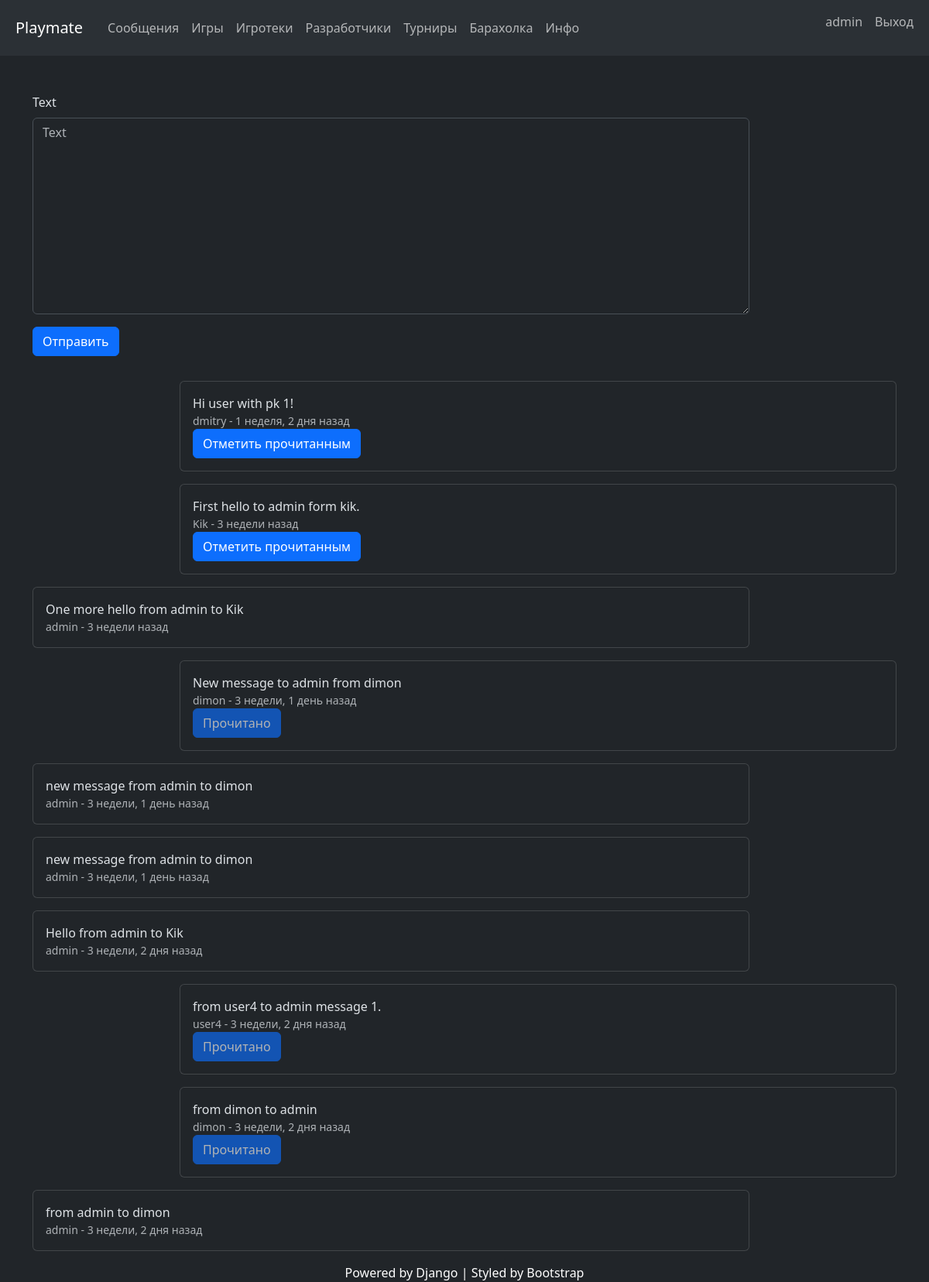
Page /main_app/playmate/1/messages/ (signed in) on the committed database.
### main_app/models.py (models this page shows)
class Message(models.Model):
    from_user = models.ForeignKey(User,
                                  on_delete=models.CASCADE,
                                  null=False,
                                  related_name='sent_messages')
    to_user = models.ForeignKey(User,
                                on_delete=models.CASCADE,
                                null=False,
                                related_name='received_messages')
    text = models.TextField(max_length=2000,
                            null=False,
                            blank=False)
    created_at = models.DateTimeField(default=timezone.now)
    read = models.BooleanField(default=False,
                               null=False)
    objects = models.Manager()
    mngr = MessagesManager()
    class Meta:
        verbose_name = "Сообщения"
        verbose_name_plural = "Сообщения"
        ordering = ['-created_at']

### main_app/views.py (the view, shortened to what this page needs)
class MessageCreateView(LoginRequiredMixin, CreateView):
    model = Message
    fields = ['text']
    template_name = 'main_app/messages.html'
    def get_context_data(self, **kwargs):
        context = super().get_context_data(**kwargs)
        playmate_id = self.kwargs.get('pk')
        user = self.request.user
        message_filters = (Q(from_user__pk=playmate_id) | Q(to_user__pk=playmate_id))
        context['messages'] = Message.mngr.get_my_msgs(user=user).filter(message_filters)
        return context

### main_app/models.py (called while the page is built)
    def get_my_msgs(self, user):
        return self.filter(Q(to_user=user) | Q(from_user=user))

### main_app/templatetags/active_page.py (called while the page is built)
@register.simple_tag
def active_url(request, path_name, *args, **kwargs):
    try:
        url = reverse(path_name, args=args, kwargs=kwargs)
        if url == request.path:
            return 'active'
    except NoReverseMatch:
        pass
    return ''

### templates/main_app/messages.html (shortened to what this page needs)
{% extends 'base.html' %}
{% load django_bootstrap5 %}
{% block content %}
<div class="container-sm mt-5">
    <div class="row mb-3 justify-content-start">
        <div class="col-10">
            <form method="post" class="form">
                {% bootstrap_form form %}
                {% bootstrap_button button_type='submit' content='Отправить' %}
            </form>
        </div>
    </div>
    {% for message in messages %}
        <div class="row mb-3 {% if message.from_user == request.user %}justify-content-start{% else %}justify-content-end{% endif %}">
            <div class="col-10">
                <div class="card">
                    <div class="card-body">
                        <p class="card-text mb-0">{{ message.text }}</p>
                        <small class="text-muted">
                            {{ message.from_user.username }} - {{ message.created_at|timesince }} назад
                        </small>
                        <div>
                        {% if message.to_user == request.user %}
                            {% if message.read == True %}
                                <button class="btn btn-primary" disabled>
                                    Прочитано
                                </button>
                            {% else %}
                                <a class="btn btn-primary"
                                   href="{% url 'main:update_message' message.pk %}?next={{ request.path }}">
                                    Отметить прочитанным
                                </a>
                            {% endif %}
                        {% endif %}
                        </div>
                    </div>
                </div>
            </div>
        </div>
    {% endfor %}
</div>
{% endblock %}

### templates/navigation.html (shortened to what this page needs)
{% load active_page %}
<nav class="navbar navbar-expand-lg bg-body-tertiary">
  <div class="container-fluid">
    <div class="collapse navbar-collapse" id="navbarSupportedContent">
      <ul class="navbar-nav me-auto mb-2 mb-lg-0">
        <li class="nav-item" lang="en">
          <a class="nav-link {% active_url request 'home_page' %} navbar-brand" href="/">Playmate</a>
        </li>
        <li class="nav-item">
          <a class="nav-link {% active_url request 'main:playmates' %}"
             href="{% url 'main:playmates' %}">Сообщения</a>
        </li>
        <li class="nav-item">
          <a class="nav-link {% active_url request 'main:games' %}"
             href="{% url 'main:games' %}">Игры</a>
        </li>
        <li class="nav-item">
          <a class="nav-link {% active_url request 'main:game_anns' %}"
             href="{% url 'main:game_anns' %}">Игротеки</a>
        </li>
        <li class="nav-item">
          <a class="nav-link {% active_url request 'main:test_anns' %}"
             href="{% url 'main:test_anns' %}">Разработчики</a>
        </li>
        <li class="nav-item">
          <a class="nav-link {% active_url request 'main:tournament_anns' %}"
             href="{% url 'main:tournament_anns' %}">Турниры</a>
        </li>
        <li class="nav-item">
          <a class="nav-link {% active_url request 'main:sale_anns' %}"
             href="{% url 'main:sale_anns' %}">Барахолка</a>
        </li>
        <li class="nav-item">
          <a class="nav-link {% active_url request 'main:info' %}"
             href="{% url 'main:info' %}">Инфо</a>
        </li>
      </ul>
      <ul class="navbar-nav ms-auto mb-2 mb-lg-0">
          {% if user.is_authenticated %}
              <li class="nav-item">
                  <a class="nav-link {% active_url request 'accounts:profile' %}"
                     href="{% url 'accounts:profile' %}">
                      {{ user.username }}
                  </a>
              </li>
              <li class="nav-item">
                  <form action="{% url 'logout' %}" method="post">
                      <a class="nav-link" href="#" onclick="parentNode.submit()">Выход</a>
                  </form>
              </li>
          {% endif %}
      </ul>
    </div>
  </div>
</nav>

### rows in the picture
Message: text "Hi user with pk 1!", from_user.username "dmitry", created_at "1 неделя, 2 дня"
Message: text "First hello to admin form kik.", from_user.username "Kik", created_at "3 недели"
Message: text "One more hello from admin to Kik", from_user.username "admin", created_at "3 недели"
Message: text "New message to admin from dimon", from_user.username "dimon", created_at "3 недели, 1 день", read "Прочитано"
Message: text "new message from admin to dimon", from_user.username "admin", created_at "3 недели, 1 день"
Message: text "new message from admin to dimon", from_user.username "admin", created_at "3 недели, 1 день"
Message: text "Hello from admin to Kik", from_user.username "admin", created_at "3 недели, 2 дня"
Message: text "from user4 to admin message 1.", from_user.username "user4", created_at "3 недели, 2 дня", read "Прочитано"
Message: text "from dimon to admin", from_user.username "dimon", created_at "3 недели, 2 дня", read "Прочитано"
Message: text "from admin to dimon", from_user.username "admin", created_at "3 недели, 2 дня"

### other values in the picture
{{ user.username }} "admin"
